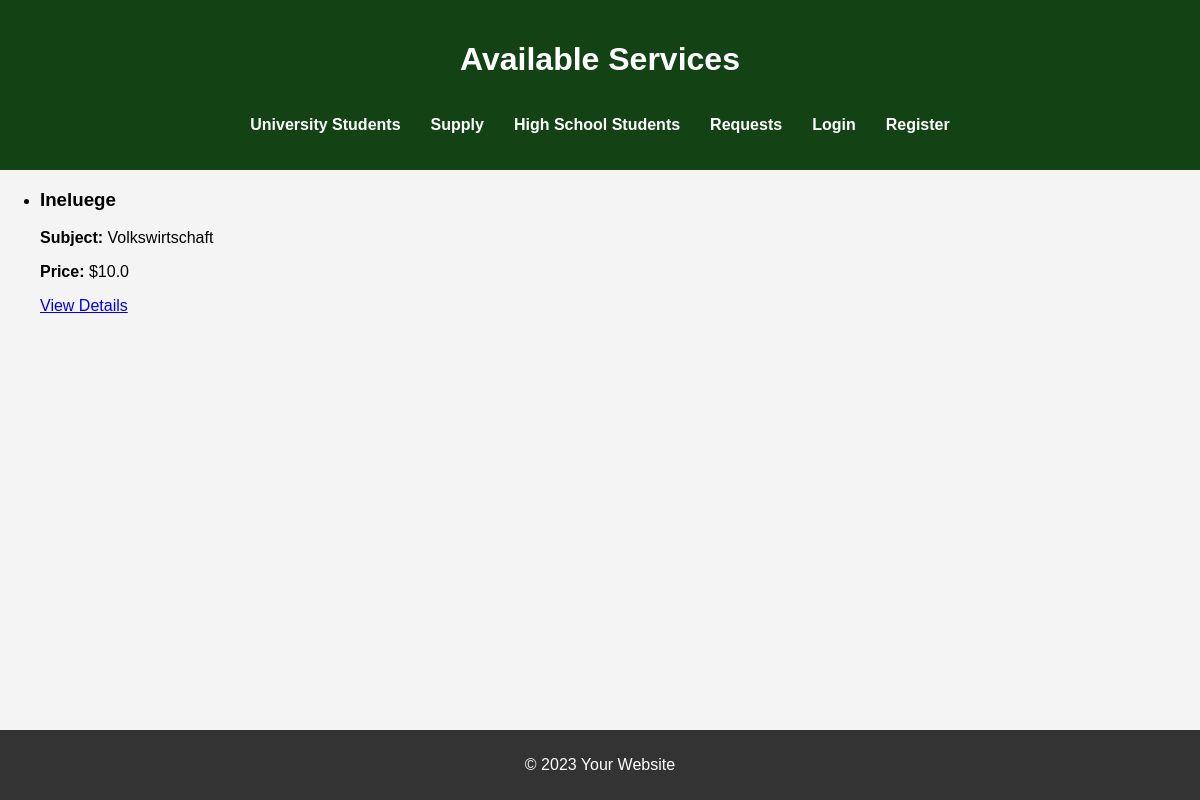
Page /supply on the earlier database version.
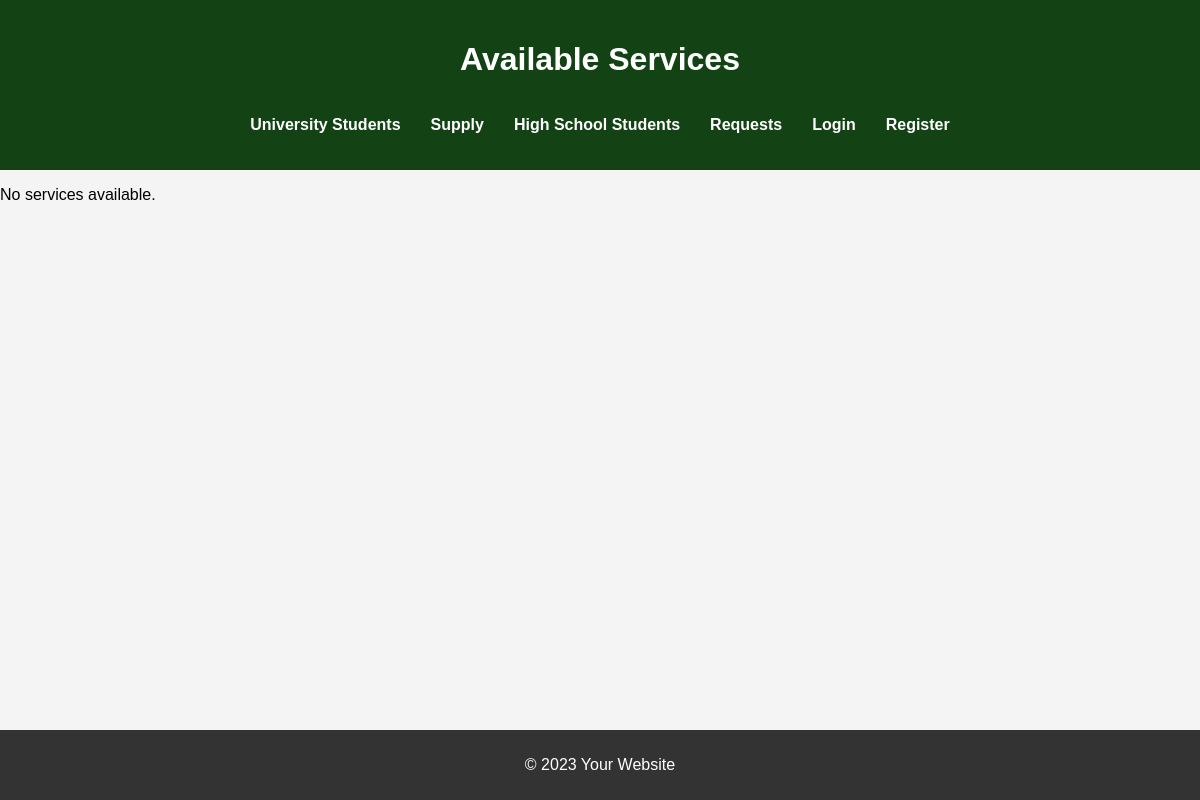
Same page on the later database version.
### app.py (models this page shows, shortened)
class ServicePost(db.Model):
    id = db.Column(db.Integer, primary_key=True)
    title = db.Column(db.String(100), nullable=False)
    description = db.Column(db.String(200), nullable=False)
    price = db.Column(db.Float, nullable=False)
    subject = db.Column(db.String(100), nullable=False)
    university = db.Column(db.String(100), nullable=False)
    semester = db.Column(db.String(50), nullable=False)
    user_id = db.Column(db.Integer, db.ForeignKey('user.id'), nullable=False)

### app.py (the view)
@app.route('/supply')
def supply():
    posts = ServicePost.query.all()
    return render_template('supply.html', posts=posts)

### templates/supply.html (shortened to what this page needs)
<!DOCTYPE html>
<html lang="en">
<head>
    <link rel="stylesheet" href="{{ url_for('static', filename='style.css') }}">
</head>
<body>
    <header>
        <h1>Available Services</h1>
        <nav>
            <ul>
                <li><a href="/university">University Students</a></li>
                <li><a href="/supply">Supply</a></li>
                <li><a href="/highschool">High School Students</a></li>
                <li><a href="/requests">Requests</a></li>
                {% if current_user.is_authenticated %}
                    <li><a href="/profile">Your Profile</a></li>
                    <li><a href="{{ url_for('logout') }}">Logout</a></li>
                {% else %}
                    <li><a href="{{ url_for('login') }}">Login</a></li>
                    <li><a href="{{ url_for('register') }}">Register</a></li>
                {% endif %}
            </ul>
        </nav>
    </header>
    <main>
        {% if posts %}
        <ul>
            {% for post in posts %}
                <li>
                    <h3>{{ post.title }}</h3>
                    <p><strong>Subject:</strong> {{ post.subject }}</p>
                    <p><strong>Price:</strong> ${{ post.price }}</p>
                    <a href="{{ url_for('service_detail', service_id=post.id) }}">View Details</a>
                </li>
            {% endfor %}
        </ul>
    {% else %}
        <p>No services available.</p>
    {% endif %}
    </main>
    <footer>
        <p>&copy; 2023 Your Website</p>
    </footer>
</body>
</html>

Differences in the rows shown:
removed ServicePost: title "Ineluege", subject "Volkswirtschaft", price "10.0"
Other differences:
text now shown: "No services available."
